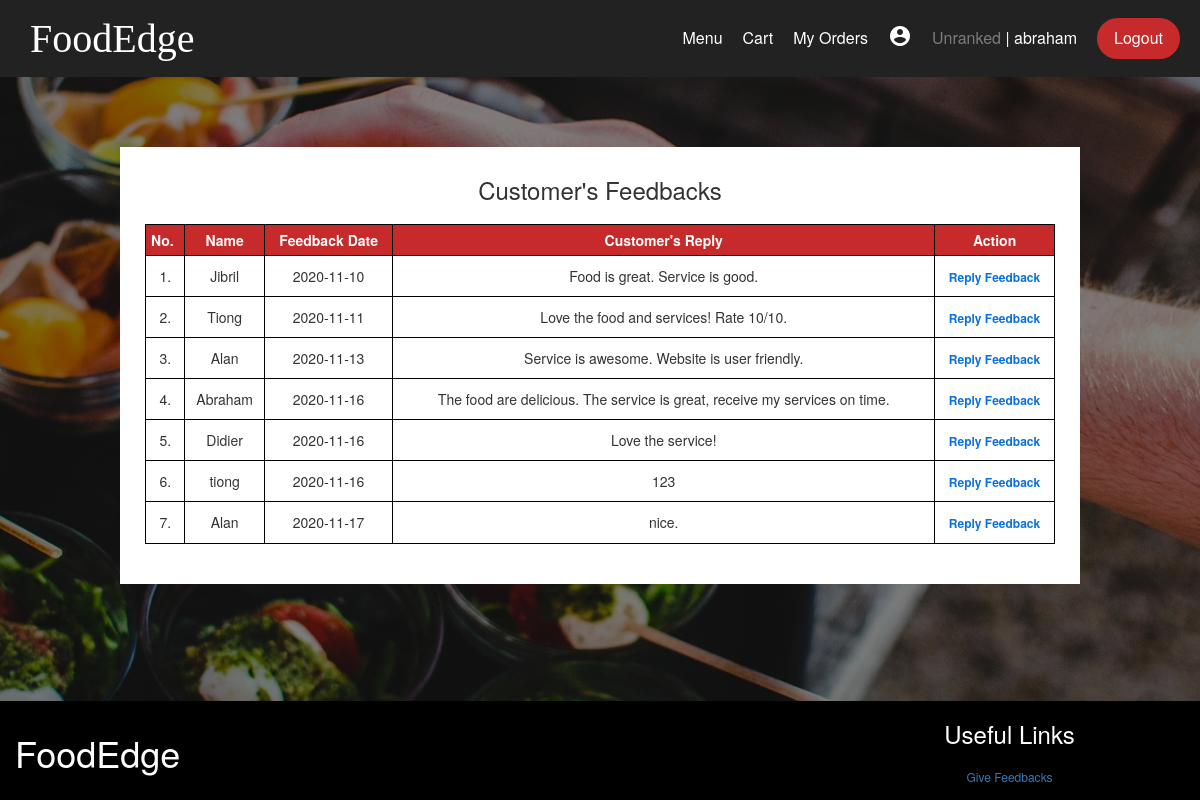
The app's page /receive_feedback.php (signed in) with its own data.
### tables this page shows
CREATE TABLE `feedbackdb` (
  `feedbackID` int(11) NOT NULL,
  `feedbackDate` date NOT NULL DEFAULT current_timestamp(),
  `customerName` varchar(255) NOT NULL,
  `customerEmail` varchar(255) NOT NULL,
  `replyDescription` varchar(255) NOT NULL
);

### receive_feedback.php (the view, shortened to what this page needs)
<?php
	require "Include/header.php";
	include ("Include/dtb.php");
		$sqlget = "SELECT * FROM feedbackdb";
		$sqldata = mysqli_query($conn, $sqlget) or die("error getting data");
?>
<section id="content">
<div class="replyFeedback-page">
<h3 class="feedback-h3">Customer's Feedbacks</h3>
<table class="cart-table" border="1">
	<tr>
		<th>No.</th>
		<th style="text-align:center;">Name</th>
		<th style="text-align:center;">Feedback Date</th>
		<th style="text-align:center;">Customer's Reply</th>
		<th>Action</th>
	</tr>
<?php
	$count = 1;
	while($row = mysqli_fetch_array($sqldata, MYSQLI_ASSOC)){
?>
	<tr>
		<td><?php echo $count. "."?></td>
		<td><?php echo $row["customerName"]?></td>
		<td><?php echo $row["feedbackDate"]?></td>
		<td><?php echo $row["replyDescription"]?></td>
		<td><a style="color: #0c71e0; font-weight:bold;" href="mailto: <?php echo $row["customerEmail"]?>">Reply Feedback </a></td>
		<?php $count++; ?>
	</tr>
<?php
	}
?>
</table>
</div>
</section>
<?php
	include_once "Include/footer.php";
?>

### Style/style.css (style rules this page uses)
* { box-sizing: border-box; margin: 0; padding: 0; }
body { font-family: 'Poppins', sans-serif; min-height: 100%; height: auto; height: 100%; }
section { background: linear-gradient(rgba(0, 0, 0, 0.5), rgba(0, 0, 0, 0.5)), url('../Images/bg3.jpg'); background-repeat: no-repeat; background-attachment: fixed; background-position: center; padding: 20px 0px; }
h3 { text-align:center; }
.cart-table { width: 100%; border-collapse: collapse; overflow: auto; }
.cart-table th { text-align: left; padding: 5px; color: white; background: #c72a2a; font-weight: bold; }
.cart-table td { padding: 10px 5px; border-bottom: 1px solid black; }
.cart-table td a { color: #ff523b; font-size: 12px; }
td:last-child { text-align: right; }
th:last-child { text-align: right; }
.replyFeedback-page { margin-top: 50px; width: 80%; margin-left: auto; margin-right: auto; background-color: white; padding: 0 25px; padding-bottom: 40px; }
.feedback-h3 { padding: 30px 0 10px 0; }
td, td:last-child, th, th:last-child { border: 1px solid black; text-align:center; }

### records on screen
feedbackdb: customerName "Jibril", feedbackDate "2020-11-10", replyDescription "Food is great. Service is good."
feedbackdb: customerName "Tiong", feedbackDate "2020-11-11", replyDescription "Love the food and services! Rate 10/10."
feedbackdb: customerName "Alan", feedbackDate "2020-11-13", replyDescription "Service is awesome. Website is user friendly."
feedbackdb: customerName "Abraham", feedbackDate "2020-11-16", replyDescription "The food are delicious. The service is great, receive my services on time."
feedbackdb: customerName "Didier", feedbackDate "2020-11-16", replyDescription "Love the service!"
feedbackdb: customerName "tiong", feedbackDate "2020-11-16", replyDescription "123"
feedbackdb: customerName "Alan", feedbackDate "2020-11-17", replyDescription "nice."

### other values on screen
$membershipRank "Unranked"
$username "abraham"
